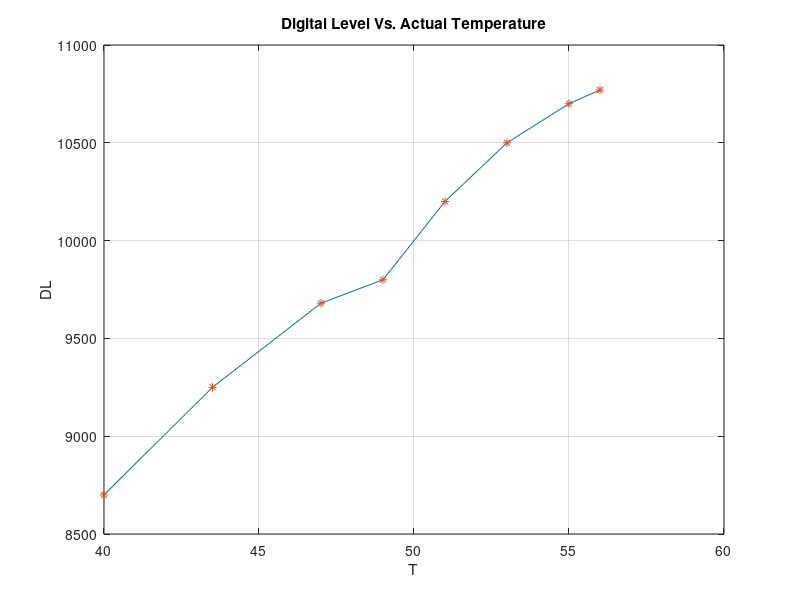

Here is the MATLAB script that generated this plot:
data = csvread('calibdata.dat');
dl = data(:,1);
temps = data(:,2);
plot(temps, dl);
hold on;
plot(temps, dl, '*');
grid on;
title('Digital Level Vs. Actual Temperature');
xlabel('T');
ylabel('DL');
%print -djpg 'calibplot.jpg'